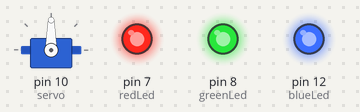
Simulated run of this sketch. Board: Arduino Uno, built with avr-gcc and run on an emulated ATmega328P. On the bench: servo, output pins drawn as LEDs (lit = HIGH).

Above: at 1.05 s.
At 3.35 s:
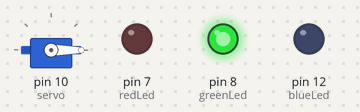
At 4.5 s:
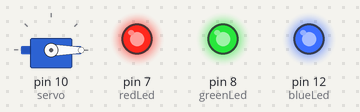
At 5.65 s:
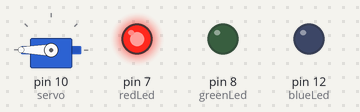
Timing chart, 0 to 7.1 s (numbered marks = the images above):
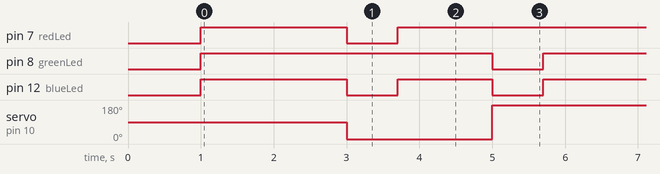

Measured:
- by itself, pin 7 (redLed): repeats every 4.7 s: LOW 0.70 s, HIGH 4.0 s
- by itself, pin 8 (greenLed): alternates HIGH for 4.0 s and LOW for 0.70 s
- by itself, pin 12 (blueLed): repeats every 4.7 s: LOW 0.70 s, HIGH 1.3 s, LOW 0.70 s, HIGH 2.0 s
- by itself, servo on pin 10 (servo): alternates 180° for 2.7 s and 0° for 2.0 s

The sketch:

probeersel1.ino
```cpp
#include <Servo.h>

Servo servo;
const int redLed = 7;
const int greenLed =8;
const int blueLed = 12;


void setup() {
  // put your setup code here, to run once:
  servo.attach(10);
  pinMode(redLed, OUTPUT);
  pinMode(greenLed, OUTPUT);
  pinMode(blueLed, OUTPUT);

  servo.write(90);
  delay(1000);
}

void loop() {
  // put your main code here, to run repeatedly:
  digitalWrite(redLed, HIGH);
  digitalWrite(greenLed, HIGH);
  digitalWrite(blueLed, HIGH);
  delay(2000);
  servo.write(0);
  digitalWrite(redLed, LOW);
  digitalWrite(greenLed, HIGH);
  digitalWrite(blueLed, LOW);
  delay(700);
  digitalWrite(redLed, HIGH);
  digitalWrite(greenLed, HIGH);
  digitalWrite(blueLed, HIGH);
  delay(1300);
  servo.write(180);
    digitalWrite(redLed, HIGH);
  digitalWrite(greenLed, LOW);
  digitalWrite(blueLed, LOW);
  delay(700);
}
```
